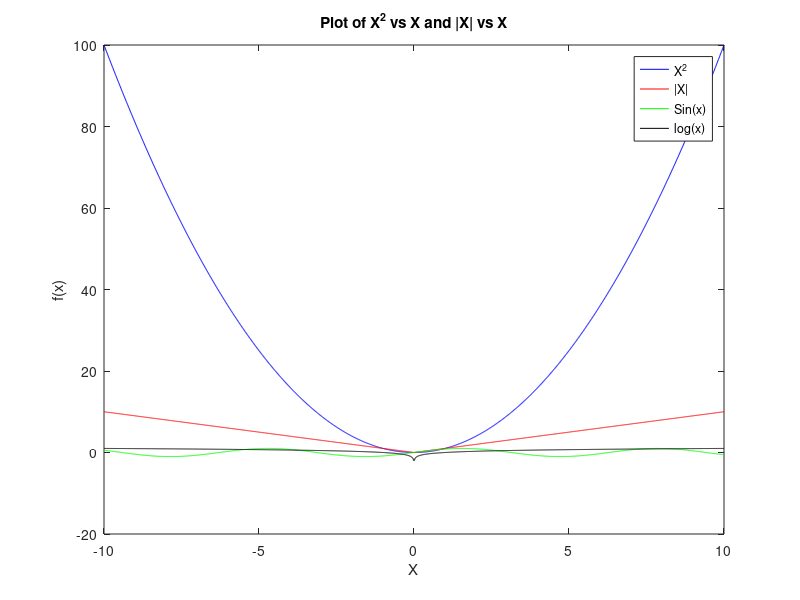

Reproduce this figure in MATLAB.
clear all
close all
x = [-10:0.01:10];
y = x.^2;
z = abs(x);
z1 = sin(x);
z2 = log10(x);
plot(x,y,'blue')
hold on
plot(x,z,'red')
hold on
plot(x,z1,'green')
hold on
plot(x,z2,'black')
xlabel('X')
ylabel('f(x)')
title('Plot of X^2 vs X and |X| vs X')
legend('X^2', '|X|', 'Sin(x)', 'log(x)')
